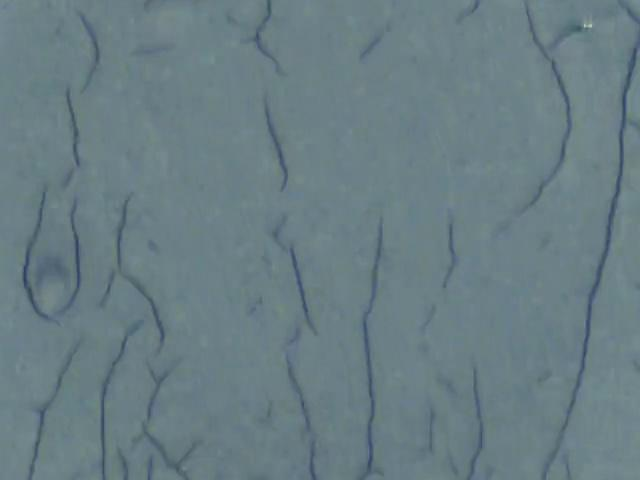
#> input picture data/coatingvision_real_test/images/test/image_1019.jpg, 640 x 480 px
$ python -i features.py   (imports and definitions only)
#> lines starting #> are read from the running program, lines starting #| are printed output that depends on the picture
#> further down, picture is the input picture: shape (480, 640, 3); mean B, G, R 132.4, 125.9, 105.5
"""Numpy patch descriptors for the LIBAD adapter.

The official DA-Core paper uses frozen DINOv3 ViT-S/16 features. This module is
an interface-compatible local descriptor so the evidence gate, 10-split harness,
and 90-second demo can run without downloading that backbone. Results produced
with this descriptor are not comparable to the published LIBAD table.
"""

from __future__ import annotations

from typing import Iterable, Optional, Sequence, Tuple

import cv2
import numpy as np

FEATURE_DIM = 20


def to_gray(image: np.ndarray) -> np.ndarray:
    if image is None:
        raise ValueError("Image is required")
    array = np.asarray(image)
    if array.ndim == 2:
        return array.astype(np.float32)
    if array.ndim == 3 and array.shape[2] >= 3:
        return cv2.cvtColor(array.astype(np.uint8), cv2.COLOR_BGR2GRAY).astype(np.float32)
    if array.ndim == 3 and array.shape[2] == 1:
        return array[:, :, 0].astype(np.float32)
    raise ValueError(f"Unsupported image shape: {array.shape}")


def resize_gray(image: np.ndarray, size: Sequence[int]) -> np.ndarray:
    height, width = int(size[0]), int(size[1])
    gray = to_gray(image)
    if gray.shape[0] == height and gray.shape[1] == width:
        return gray
    return cv2.resize(gray, (width, height), interpolation=cv2.INTER_AREA)
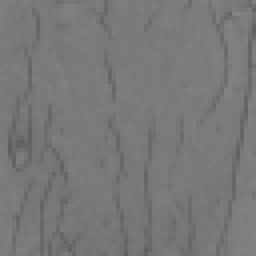
#> returned value: shape (64, 64) float32 (shown 4 times larger); min 93.81, max 132.6, mean 120.6


def _patch_descriptor(patch: np.ndarray) -> np.ndarray:
    grad_x, grad_y = np.gradient(patch)
    magnitude = np.hypot(grad_x, grad_y)
    angle = np.mod(np.arctan2(grad_y, grad_x) + np.pi, 2.0 * np.pi)
    mag_hist, _ = np.histogram(magnitude, bins=8, range=(0.0, 64.0), density=True)
    if float(np.sum(magnitude)) <= 1e-6:
        ori_hist = np.full(8, 1.0 / 8.0, dtype=np.float32)
    else:
        ori_hist, _ = np.histogram(
            angle,
            bins=8,
            range=(0.0, 2.0 * np.pi),
            weights=magnitude,
            density=True,
        )
    stats = np.array(
        [
            float(patch.mean()),
            float(patch.std()),
            float(magnitude.mean()),
            float(magnitude.std()),
        ],
        dtype=np.float32,
    )
    return np.concatenate(
        [stats, mag_hist.astype(np.float32), np.asarray(ori_hist, dtype=np.float32)]
    )


def extract_patch_features(
    image: np.ndarray,
    patch_size: int = 16,
    stride: int = 8,
    image_size: Optional[Sequence[int]] = (64, 64),
) -> np.ndarray:
    """Return an (N, D) patch-feature matrix for one grayscale or BGR image."""
    gray = resize_gray(image, image_size) if image_size is not None else to_gray(image)
    height, width = gray.shape
#> height = 64; width = 64
    if height < patch_size or width < patch_size:
        raise ValueError("Image is smaller than the configured patch size")

    features = []
    for row in range(0, height - patch_size + 1, stride):
        for col in range(0, width - patch_size + 1, stride):
            patch = gray[row : row + patch_size, col : col + patch_size]
            features.append(_patch_descriptor(patch))
#> after the loop, features = 49 items
    stacked = np.asarray(features, dtype=np.float32)
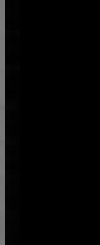
#> stacked: shape (49, 20) float32 (shown 5 times larger); min 0, max 123.5, mean 6.6
    norms = np.linalg.norm(stacked, axis=1, keepdims=True)
#> norms = 49 values, max 123.6 at index 12, min 116.5 at index 28, mean 120.9
    return stacked / np.clip(norms, 1e-6, None)
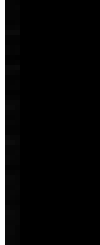
#> returned value: shape (49, 20) float32 (shown 5 times larger); min 0, max 1, mean 0.0547


def extract_image_features(
    images: Iterable[np.ndarray],
    patch_size: int = 16,
    stride: int = 8,
    image_size: Optional[Sequence[int]] = (64, 64),
) -> Tuple[np.ndarray, np.ndarray]:
    """Stack patch features from many images and return (features, image_index)."""
    blocks = []
    index = []
    for image_id, image in enumerate(images):
        feats = extract_patch_features(
            image, patch_size=patch_size, stride=stride, image_size=image_size
        )
        blocks.append(feats)
        index.append(np.full((feats.shape[0],), image_id, dtype=np.int32))
    if not blocks:
        return np.zeros((0, FEATURE_DIM), dtype=np.float32), np.zeros((0,), dtype=np.int32)
    return np.concatenate(blocks, axis=0), np.concatenate(index, axis=0)

>>> import cv2
>>> picture = cv2.imread('../../data/coatingvision_real_test/images/test/image_1019.jpg')
>>> result = extract_patch_features(picture)

$ run again, on data/coatingvision_real_test/images/test/image_1053.jpg
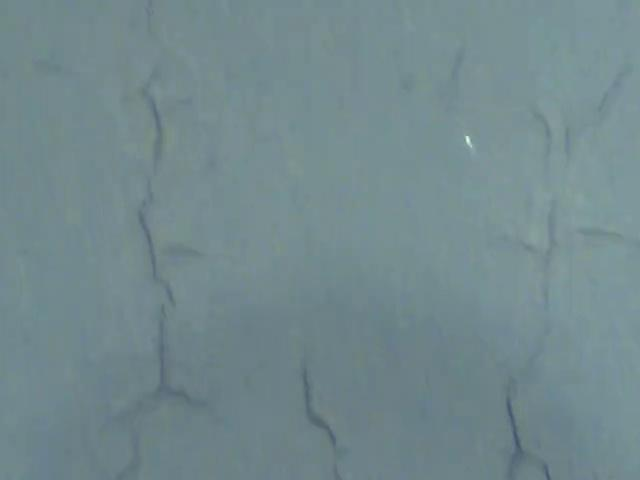
#> input picture data/coatingvision_real_test/images/test/image_1053.jpg, 640 x 480 px
#> picture is the input picture: shape (480, 640, 3); mean B, G, R 142, 137.5, 115.1
#> in resize_gray, `return cv2.resize(gray, (width, height), interpolation=cv2.INTER_AREA)`:
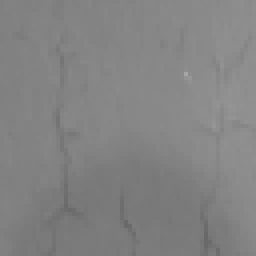
#> returned value: shape (64, 64) float32 (shown 4 times larger); min 104.4, max 166.6, mean 131.2
#> after the loop in extract_patch_features, `for row in range(0, height - patch_size + 1, stride):`: features = 49 items
#> norms = 49 values, max 142 at index 20, min 120.9 at index 43, mean 131.2

$ run again, on data/coatingvision_real_test/images/test/image_1067.jpg
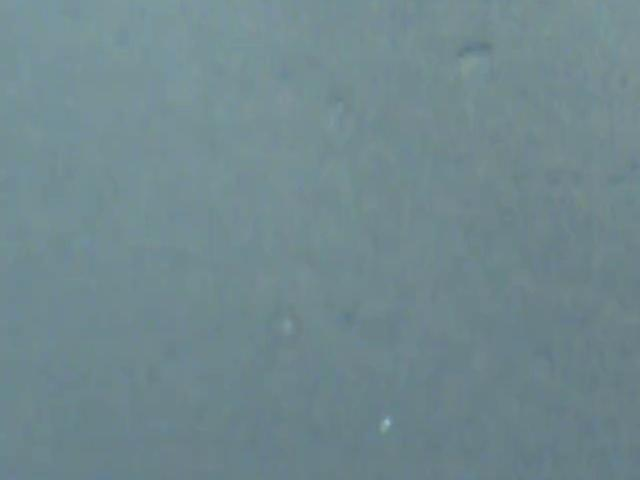
#> input picture data/coatingvision_real_test/images/test/image_1067.jpg, 640 x 480 px
#> picture is the input picture: shape (480, 640, 3); mean B, G, R 142.6, 136.5, 112.7
#> in to_gray, `return cv2.cvtColor(array.astype(np.uint8), cv2.COLOR_BGR2GRAY).astype..`:
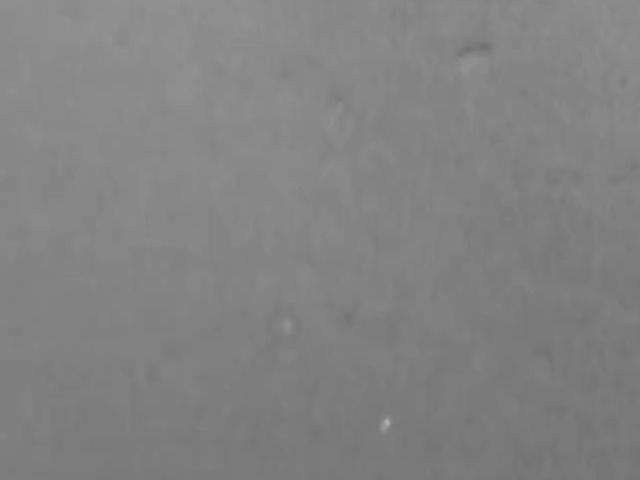
#> returned value: shape (480, 640) float32; min 113, max 176, mean 130.1
#> in resize_gray, `return cv2.resize(gray, (width, height), interpolation=cv2.INTER_AREA)`:
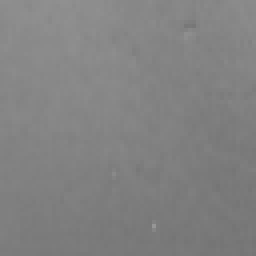
#> returned value: shape (64, 64) float32 (shown 4 times larger); min 116.9, max 150.1, mean 130.1
#> after the loop in extract_patch_features, `for row in range(0, height - patch_size + 1, stride):`: features = 49 items
#> norms = 49 values, max 140.2 at index 1, min 121 at index 48, mean 130.2

$ run again, on data/coatingvision_real_test/images/test/image_1077.jpg
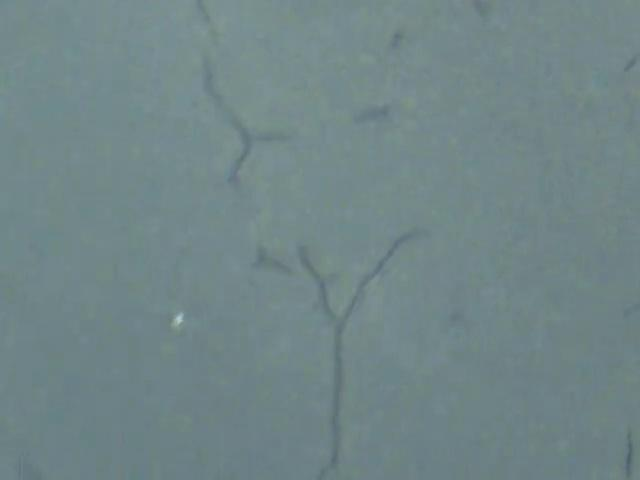
#> input picture data/coatingvision_real_test/images/test/image_1077.jpg, 640 x 480 px
#> picture is the input picture: shape (480, 640, 3); mean B, G, R 136.4, 134.1, 113.3
#> in resize_gray, `return cv2.resize(gray, (width, height), interpolation=cv2.INTER_AREA)`:
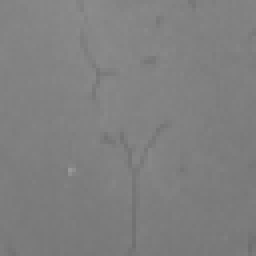
#> returned value: shape (64, 64) float32 (shown 4 times larger); min 110.5, max 152.8, mean 128.1
#> after the loop in extract_patch_features, `for row in range(0, height - patch_size + 1, stride):`: features = 49 items
#> norms = 49 values, max 134.9 at index 2, min 122.9 at index 48, mean 128.4
